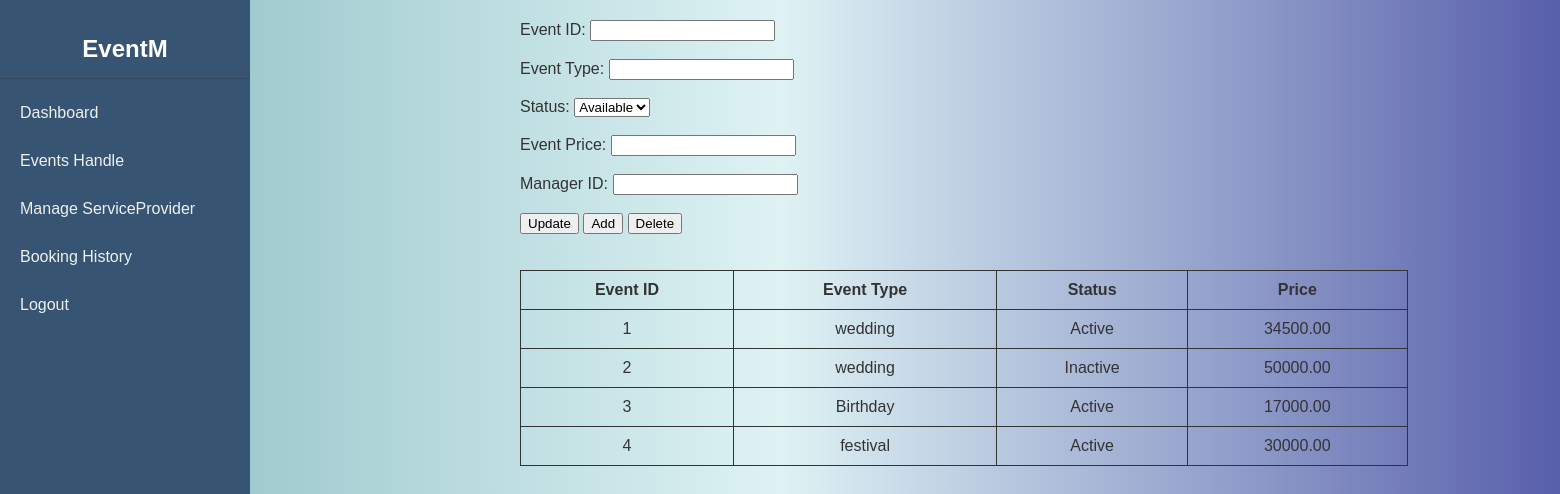
Before: /view/manager/eventhandle.php (signed in) with the older database file.
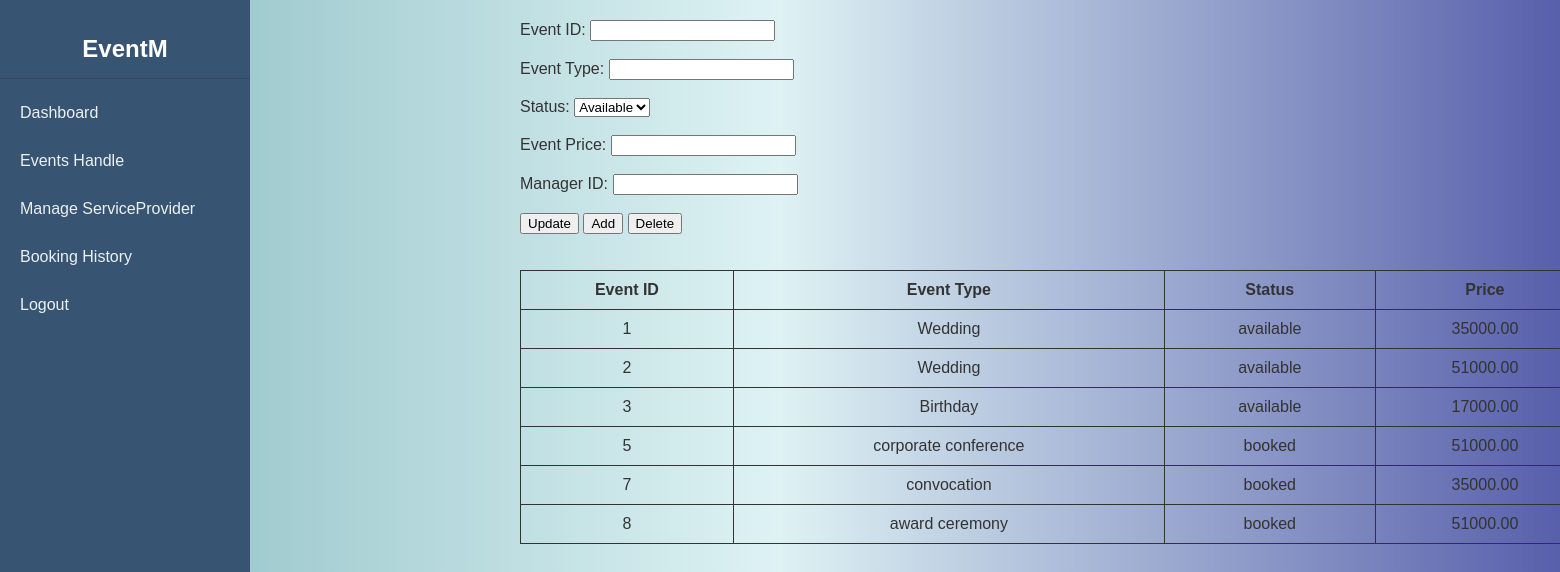
After: the same page with the newer database file.
### tables this page shows
CREATE TABLE `event_table` (
  `event_id` int(11) NOT NULL,
  `manager_id` int(11) NOT NULL,
  `event_type` varchar(50) NOT NULL,
  `event_status` varchar(50) NOT NULL,
  `event_price` decimal(10,2) NOT NULL
);

### model/eventhandleModel.php (called while the page is built, shortened)
<?php
function getAllEvents() {
    $conn = getConnection();
    $sql = "SELECT event_id, event_type, event_status, event_price FROM event_table";
    $result = mysqli_query($conn, $sql);
    return $result;
}
?>

### controller/eventhandleController.php (called while the page is built, shortened)
<?php
include 'C:/xampp/htdocs/event_organizer_and_management_portal/model/eventhandleModel.php';
$events = getAllEvents();
?>

### view/manager/eventhandle.php (the view, shortened to what this page needs)
<?php
include 'C:/xampp/htdocs/event_organizer_and_management_portal/controller/eventhandleController.php';
?>
<!DOCTYPE html>
<html>
<head>
    <link rel="stylesheet" href="/event_organizer_and_management_portal/view/css/external.css">
    <link rel="stylesheet" href="/event_organizer_and_management_portal/view/css/manager.css">
    <link rel="stylesheet" href="/event_organizer_and_management_portal/view/css/table.css">
</head>
<body>
<div class="dashboard-container">
    <nav class="sidebar-nav">
        <div class="logo">EventM</div>
        <ul>
            <li><a href="manager.php">Dashboard</a></li>
            <li><a href="eventhandle.php">Events Handle</a></li>
            <li><a href="manageSp.php">Manage ServiceProvider</a></li>
            <li><a href="Bookinghistory.php">Booking History</a></li>
            <li class="logout-item"><a href="../logout.php">Logout</a></li>
        </ul>
    </nav>
    <div style="margin-left:250px; padding:20px;">
        <form method="post" action="">
            <label for="eventId">Event ID:</label>
            <input type="text" id="eventId" name="eventId"><br><br>
            <label for="eventType">Event Type:</label>
            <input type="text" id="eventType" name="eventType"><br><br>
            <label for="status">Status:</label>
            <select name="status">
                <option value="available">Available</option>
            </select><br><br>
            <label for="price">Event Price:</label>
            <input type="text" id="price" name="price"><br><br>
            <label for="managerId">Manager ID:</label>
            <input type="text" id="managerId" name="managerId"><br><br>
            <button class="updatebtn" name="update">Update</button>
            <button class="addbtn" name="add">Add</button>
            <button class="deletebtn" name="delete">Delete</button>
        </form><br><br>
        <?php
        if (mysqli_num_rows($events) > 0) {
            echo "<table class='eventhandle-table'>";
            echo "<tr><th>Event ID</th><th>Event Type</th><th>Status</th><th>Price</th></tr>";
            while ($row = mysqli_fetch_assoc($events)) {
                echo "<tr>
                        <td>{$row['event_id']}</td>
                        <td>{$row['event_type']}</td>
                        <td>{$row['event_status']}</td>
                        <td>{$row['event_price']}</td>
                      </tr>";
            }
            echo "</table>";
        } else {
            echo "No events found.";
        }
        ?>
    </div>
</div>
</body>
</html>

### view/css/external.css (style rules this page uses)
* { font-family: 'Google-Sans', sans-serif; }
body { background: linear-gradient(to right, #68a9b0d2, #009da821, #000b7fa7); color: #333; }

### view/css/manager.css (style rules this page uses)
body { margin: 0; padding: 0; }
.dashboard-container { display: flex; min-height: 100vh; }
.sidebar-nav { width: 250px; background-color: #375572; color: #ecf0f1; padding-top: 20px; display: flex; flex-direction: column; }
.sidebar-nav .logo { font-size: 24px; font-weight: bold; text-align: center; padding: 15px 0; color: #fff; border-bottom: 1px solid #34495e; margin-bottom: 10px; }
.sidebar-nav ul { list-style: none; padding: 0; margin: 0; flex-grow: 1; }
.sidebar-nav li a { display: block; padding: 15px 20px; color: #ecf0f1; text-decoration: none; transition: background-color 0.3s; }

### view/css/table.css (style rules this page uses)
.eventhandle-table { width: 250%; text-align: center; border-collapse: collapse; font-size: 16px; border: 1px solid ; }
.eventhandle-table th, .eventhandle-table td { border: 1px solid; padding: 10px; }

Changed rows visible on the page:
removed event_table: event_id "4", event_type "festival", event_status "Active", event_price "30000.00"
changed event_table id 1: event_type "wedding" → "Wedding"; event_status "Active" → "available"; event_price "34500.00" → "35000.00"
changed event_table id 2: event_type "wedding" → "Wedding"; event_status "Inactive" → "available"; event_price "50000.00" → "51000.00"
changed event_table "Birthday": event_status "Active" → "available"
added event_table: event_id "5", event_type "corporate conference", event_status "booked", event_price "51000.00"
added event_table: event_id "7", event_type "convocation", event_status "booked", event_price "35000.00"
added event_table: event_id "8", event_type "award ceremony", event_status "booked", event_price "51000.00"
